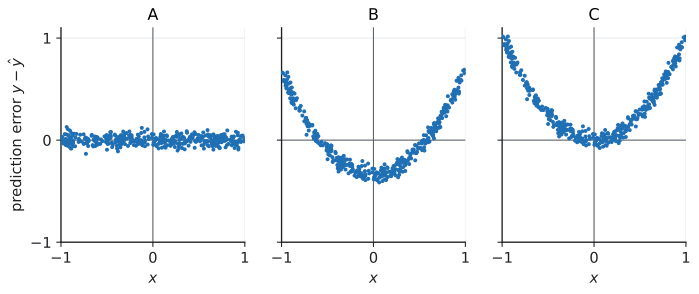

The script that drew this image:
"""Three residual plots (prediction error y - yhat against x), redrawn from MIT OCW 6.867
Machine Learning (Fall 2006), mid-term exam Fall 2004, Problem 1 (CC BY-NC-SA 4.0).

A: noise with zero mean, uncorrelated with 1, x and x^2.
B: a centred parabola: zero mean and uncorrelated with x, but correlated with x^2.
C: a parabola with a positive mean.
"""

import matplotlib.pyplot as plt
import numpy as np

from mlrecall.figstyle import BLUE, save

rng = np.random.default_rng(6867)
x = np.sort(rng.uniform(-1, 1, 400))
basis = np.stack([np.ones_like(x), x, x**2], axis=1)


def orthogonalize(r, cols):
    """Remove the least-squares projection of r onto the given basis columns."""
    q = basis[:, cols]
    return r - q @ np.linalg.lstsq(q, r, rcond=None)[0]


noise = 0.04 * rng.standard_normal(x.size)
a = orthogonalize(noise, [0, 1, 2])
b = orthogonalize(x**2 + noise, [0, 1])
c = x**2 + noise
# A is compatible with linear and quadratic least squares, B only with linear, C with neither.
assert np.allclose(basis.T @ a, 0, atol=1e-9)
assert np.allclose(basis[:, :2].T @ b, 0, atol=1e-9) and abs(x**2 @ b) > 1
assert c.mean() > 0.2

fig, axes = plt.subplots(1, 3, figsize=(8.4, 2.9), sharey=True)
for ax, r, name in zip(axes, [a, b, c], "ABC", strict=True):
    ax.scatter(x, r, s=4, color=BLUE, zorder=3)
    ax.axhline(0, color="#5f6368", lw=0.8, zorder=2)
    ax.axvline(0, color="#5f6368", lw=0.8, zorder=2)
    ax.set(xlim=(-1, 1), ylim=(-1, 1.1), xticks=[-1, 0, 1], yticks=[-1, 0, 1], xlabel="$x$")
    ax.set_title(name)
    ax.grid(True, zorder=0)
axes[0].set_ylabel("prediction error $y - \\hat{y}$")
save(fig, __file__)
